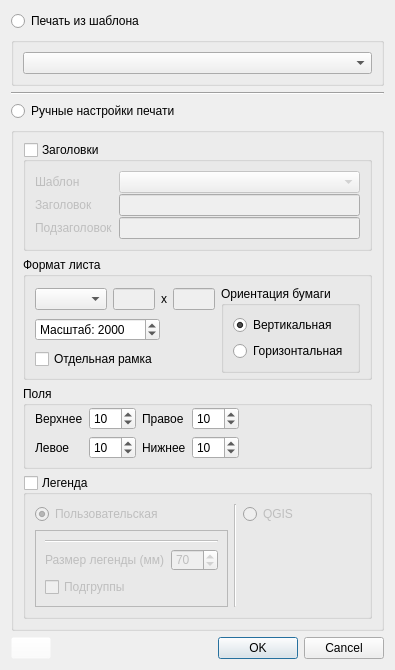
<?xml version="1.0" encoding="UTF-8"?>
<ui version="4.0">
 <class>PrintFragmentDialogBase</class>
 <widget class="QDialog" name="PrintFragmentDialogBase">
  <property name="geometry">
   <rect>
    <x>0</x>
    <y>0</y>
    <width>395</width>
    <height>615</height>
   </rect>
  </property>
  <property name="sizePolicy">
   <sizepolicy hsizetype="Preferred" vsizetype="Preferred">
    <horstretch>0</horstretch>
    <verstretch>0</verstretch>
   </sizepolicy>
  </property>
  <property name="minimumSize">
   <size>
    <width>0</width>
    <height>0</height>
   </size>
  </property>
  <property name="maximumSize">
   <size>
    <width>5000</width>
    <height>5000</height>
   </size>
  </property>
  <property name="windowTitle">
   <string>Печать фрагмента карты</string>
  </property>
  <property name="sizeGripEnabled">
   <bool>false</bool>
  </property>
  <property name="modal">
   <bool>false</bool>
  </property>
  <layout class="QVBoxLayout" name="verticalLayout_6">
   <item>
    <widget class="QRadioButton" name="radio_shablonPrint">
     <property name="text">
      <string>Печать из шаблона</string>
     </property>
    </widget>
   </item>
   <item>
    <widget class="QGroupBox" name="groupBox_ShablonPrint">
     <property name="title">
      <string/>
     </property>
     <property name="checkable">
      <bool>false</bool>
     </property>
     <property name="checked">
      <bool>false</bool>
     </property>
     <layout class="QVBoxLayout" name="verticalLayout_10">
      <item>
       <widget class="QComboBox" name="comboBox_3">
        <property name="maxVisibleItems">
         <number>30</number>
        </property>
       </widget>
      </item>
     </layout>
    </widget>
   </item>
   <item>
    <widget class="Line" name="line_3">
     <property name="orientation">
      <enum>Qt::Horizontal</enum>
     </property>
    </widget>
   </item>
   <item>
    <widget class="QRadioButton" name="radio_userPrint">
     <property name="text">
      <string>Ручные настройки печати</string>
     </property>
    </widget>
   </item>
   <item>
    <widget class="QgsCollapsibleGroupBox" name="groupBox_userPrint">
     <property name="title">
      <string/>
     </property>
     <property name="checkable">
      <bool>false</bool>
     </property>
     <property name="checked">
      <bool>false</bool>
     </property>
     <layout class="QVBoxLayout" name="verticalLayout">
      <item>
       <widget class="QgsCollapsibleGroupBox" name="groupBox_Headers">
        <property name="title">
         <string>Заголовки</string>
        </property>
        <property name="checkable">
         <bool>true</bool>
        </property>
        <property name="checked">
         <bool>false</bool>
        </property>
        <property name="collapsed">
         <bool>false</bool>
        </property>
        <layout class="QVBoxLayout" name="verticalLayout_7">
         <item>
          <layout class="QFormLayout" name="formLayout">
           <property name="horizontalSpacing">
            <number>6</number>
           </property>
           <property name="verticalSpacing">
            <number>1</number>
           </property>
           <item row="0" column="0">
            <widget class="QLabel" name="label_12">
             <property name="text">
              <string>Шаблон</string>
             </property>
            </widget>
           </item>
           <item row="0" column="1">
            <widget class="QComboBox" name="comboBox">
             <property name="toolTip">
              <string>Предустановленные заголовки при необходимости</string>
             </property>
             <property name="maxVisibleItems">
              <number>20</number>
             </property>
             <property name="sizeAdjustPolicy">
              <enum>QComboBox::AdjustToMinimumContentsLength</enum>
             </property>
            </widget>
           </item>
           <item row="1" column="0">
            <widget class="QLabel" name="label_11">
             <property name="text">
              <string>Заголовок</string>
             </property>
            </widget>
           </item>
           <item row="1" column="1">
            <widget class="QLineEdit" name="lineEdit_4">
             <property name="toolTip">
              <string>Текст заголовка при необходимости</string>
             </property>
            </widget>
           </item>
           <item row="2" column="0">
            <widget class="QLabel" name="label_4">
             <property name="text">
              <string>Подзаголовок</string>
             </property>
            </widget>
           </item>
           <item row="2" column="1">
            <widget class="QLineEdit" name="lineEdit_5">
             <property name="toolTip">
              <string>Текст подзаголовка при необходимости</string>
             </property>
            </widget>
           </item>
          </layout>
         </item>
        </layout>
       </widget>
      </item>
      <item>
       <widget class="QGroupBox" name="groupBox">
        <property name="title">
         <string>Формат листа</string>
        </property>
        <property name="flat">
         <bool>false</bool>
        </property>
        <layout class="QHBoxLayout" name="horizontalLayout_4">
         <property name="bottomMargin">
          <number>4</number>
         </property>
         <item>
          <layout class="QVBoxLayout" name="verticalLayout_3">
           <item>
            <layout class="QHBoxLayout" name="horizontalLayout_2">
             <item>
              <widget class="QComboBox" name="comboBox_2">
               <property name="sizePolicy">
                <sizepolicy hsizetype="Expanding" vsizetype="Fixed">
                 <horstretch>0</horstretch>
                 <verstretch>0</verstretch>
                </sizepolicy>
               </property>
               <property name="toolTip">
                <string>Размер листа бумаги</string>
               </property>
              </widget>
             </item>
             <item>
              <widget class="QLineEdit" name="lineEdit_2">
               <property name="enabled">
                <bool>false</bool>
               </property>
               <property name="sizePolicy">
                <sizepolicy hsizetype="Expanding" vsizetype="Fixed">
                 <horstretch>0</horstretch>
                 <verstretch>0</verstretch>
                </sizepolicy>
               </property>
               <property name="maximumSize">
                <size>
                 <width>70</width>
                 <height>16777215</height>
                </size>
               </property>
              </widget>
             </item>
             <item>
              <widget class="QLabel" name="label_3">
               <property name="text">
                <string>х</string>
               </property>
              </widget>
             </item>
             <item>
              <widget class="QLineEdit" name="lineEdit_3">
               <property name="enabled">
                <bool>false</bool>
               </property>
               <property name="maximumSize">
                <size>
                 <width>70</width>
                 <height>16777215</height>
                </size>
               </property>
              </widget>
             </item>
            </layout>
           </item>
           <item>
            <layout class="QHBoxLayout" name="horizontalLayout_3">
             <item>
              <widget class="QSpinBox" name="spinBox_scale">
               <property name="minimumSize">
                <size>
                 <width>0</width>
                 <height>0</height>
                </size>
               </property>
               <property name="prefix">
                <string>Масштаб: </string>
               </property>
               <property name="maximum">
                <number>1000000</number>
               </property>
               <property name="singleStep">
                <number>100</number>
               </property>
               <property name="value">
                <number>2000</number>
               </property>
              </widget>
             </item>
             <item>
              <spacer name="horizontalSpacer_3">
               <property name="orientation">
                <enum>Qt::Horizontal</enum>
               </property>
               <property name="sizeHint" stdset="0">
                <size>
                 <width>40</width>
                 <height>20</height>
                </size>
               </property>
              </spacer>
             </item>
            </layout>
           </item>
           <item>
            <widget class="QCheckBox" name="checkBox_Frame">
             <property name="toolTip">
              <string>Отдельная рамка в виде прозрачного прямоугольника вместо встроенной рамки карты. Позволяет в макете наносить маску под рамкой.</string>
             </property>
             <property name="text">
              <string>Отдельная рамка</string>
             </property>
             <property name="checked">
              <bool>false</bool>
             </property>
            </widget>
           </item>
          </layout>
         </item>
         <item>
          <widget class="QGroupBox" name="groupBox_2">
           <property name="title">
            <string>Ориентация бумаги</string>
           </property>
           <layout class="QVBoxLayout" name="verticalLayout_2">
            <item>
             <widget class="QRadioButton" name="radioButton">
              <property name="text">
               <string>Вертикальная</string>
              </property>
              <property name="checked">
               <bool>true</bool>
              </property>
             </widget>
            </item>
            <item>
             <widget class="QRadioButton" name="radioButton_2">
              <property name="text">
               <string>Горизонтальная</string>
              </property>
             </widget>
            </item>
           </layout>
          </widget>
         </item>
        </layout>
       </widget>
      </item>
      <item>
       <layout class="QHBoxLayout" name="horizontalLayout">
        <item>
         <widget class="QGroupBox" name="groupBox_6">
          <property name="title">
           <string>Поля</string>
          </property>
          <property name="flat">
           <bool>false</bool>
          </property>
          <layout class="QHBoxLayout" name="horizontalLayout_9">
           <property name="topMargin">
            <number>1</number>
           </property>
           <property name="bottomMargin">
            <number>7</number>
           </property>
           <item>
            <layout class="QGridLayout" name="gridLayout">
             <item row="0" column="0">
              <widget class="QLabel" name="label_6">
               <property name="text">
                <string>Верхнее</string>
               </property>
              </widget>
             </item>
             <item row="0" column="1">
              <widget class="QSpinBox" name="spinBox_Top">
               <property name="maximum">
                <number>500</number>
               </property>
               <property name="value">
                <number>10</number>
               </property>
              </widget>
             </item>
             <item row="0" column="2">
              <widget class="QLabel" name="label_9">
               <property name="text">
                <string>Правое</string>
               </property>
              </widget>
             </item>
             <item row="0" column="3">
              <widget class="QSpinBox" name="spinBox_Right">
               <property name="maximum">
                <number>500</number>
               </property>
               <property name="value">
                <number>10</number>
               </property>
              </widget>
             </item>
             <item row="1" column="0">
              <widget class="QLabel" name="label_7">
               <property name="text">
                <string>Левое</string>
               </property>
              </widget>
             </item>
             <item row="1" column="1">
              <widget class="QSpinBox" name="spinBox_Left">
               <property name="maximum">
                <number>500</number>
               </property>
               <property name="value">
                <number>10</number>
               </property>
              </widget>
             </item>
             <item row="1" column="2">
              <widget class="QLabel" name="label_10">
               <property name="text">
                <string>Нижнее</string>
               </property>
              </widget>
             </item>
             <item row="1" column="3">
              <widget class="QSpinBox" name="spinBox_Bottom">
               <property name="maximum">
                <number>500</number>
               </property>
               <property name="value">
                <number>10</number>
               </property>
              </widget>
             </item>
            </layout>
           </item>
           <item>
            <spacer name="horizontalSpacer_2">
             <property name="orientation">
              <enum>Qt::Horizontal</enum>
             </property>
             <property name="sizeHint" stdset="0">
              <size>
               <width>40</width>
               <height>20</height>
              </size>
             </property>
            </spacer>
           </item>
          </layout>
         </widget>
        </item>
       </layout>
      </item>
      <item>
       <widget class="QgsCollapsibleGroupBox" name="groupBox_Legend">
        <property name="minimumSize">
         <size>
          <width>0</width>
          <height>0</height>
         </size>
        </property>
        <property name="styleSheet">
         <string notr="true">QgsCollapsibleGroupBoxBasic::title, QgsCollapsibleGroupBox::title {  subcontrol-origin: margin;  subcontrol-position: top left;  margin-left: 20px;  margin-right: 5px;  left: 0px;  top: 2px;}QgsCollapsibleGroupBoxBasic::title, QgsCollapsibleGroupBox::title {  subcontrol-origin: margin;  subcontrol-position: top left;  margin-left: 20px;  margin-right: 5px;  left: 0px;  top: 2px;}</string>
        </property>
        <property name="title">
         <string>Легенда</string>
        </property>
        <property name="checkable">
         <bool>true</bool>
        </property>
        <property name="checked">
         <bool>false</bool>
        </property>
        <property name="collapsed">
         <bool>false</bool>
        </property>
        <property name="saveCheckedState">
         <bool>false</bool>
        </property>
        <layout class="QHBoxLayout" name="horizontalLayout_5">
         <item>
          <layout class="QVBoxLayout" name="verticalLayout_5">
           <item>
            <widget class="QRadioButton" name="radioButton_legenduser">
             <property name="toolTip">
              <string>Легенда, разбитая на отдельные элементы по слоям.</string>
             </property>
             <property name="text">
              <string>Пользовательская</string>
             </property>
             <property name="checked">
              <bool>true</bool>
             </property>
            </widget>
           </item>
           <item>
            <widget class="QFrame" name="frame_user">
             <property name="frameShape">
              <enum>QFrame::StyledPanel</enum>
             </property>
             <property name="frameShadow">
              <enum>QFrame::Raised</enum>
             </property>
             <layout class="QVBoxLayout" name="verticalLayout_4">
              <item>
               <widget class="Line" name="line_2">
                <property name="orientation">
                 <enum>Qt::Horizontal</enum>
                </property>
               </widget>
              </item>
              <item>
               <layout class="QFormLayout" name="formLayout_3">
                <item row="1" column="0">
                 <widget class="QCheckBox" name="checkBox_Layer_Header">
                  <property name="text">
                   <string>Подгруппы</string>
                  </property>
                 </widget>
                </item>
                <item row="0" column="1">
                 <widget class="QSpinBox" name="spinBox">
                  <property name="toolTip">
                   <string>Размер места, отведенного под легенду, внизу листа.</string>
                  </property>
                  <property name="maximum">
                   <number>200</number>
                  </property>
                  <property name="value">
                   <number>70</number>
                  </property>
                 </widget>
                </item>
                <item row="0" column="0">
                 <widget class="QLabel" name="label_5">
                  <property name="text">
                   <string>Размер легенды (мм)</string>
                  </property>
                 </widget>
                </item>
               </layout>
              </item>
             </layout>
            </widget>
           </item>
          </layout>
         </item>
         <item>
          <widget class="Line" name="line">
           <property name="orientation">
            <enum>Qt::Vertical</enum>
           </property>
          </widget>
         </item>
         <item>
          <layout class="QVBoxLayout" name="verticalLayout_8">
           <item>
            <widget class="QRadioButton" name="radioButton_legendauto">
             <property name="toolTip">
              <string>Встроенная легенда как один элемент макета.</string>
             </property>
             <property name="text">
              <string>QGIS</string>
             </property>
             <property name="checked">
              <bool>false</bool>
             </property>
            </widget>
           </item>
           <item>
            <spacer name="verticalSpacer_2">
             <property name="orientation">
              <enum>Qt::Vertical</enum>
             </property>
             <property name="sizeHint" stdset="0">
              <size>
               <width>20</width>
               <height>40</height>
              </size>
             </property>
            </spacer>
           </item>
          </layout>
         </item>
         <item>
          <spacer name="horizontalSpacer_4">
           <property name="orientation">
            <enum>Qt::Horizontal</enum>
           </property>
           <property name="sizeHint" stdset="0">
            <size>
             <width>87</width>
             <height>20</height>
            </size>
           </property>
          </spacer>
         </item>
        </layout>
       </widget>
      </item>
     </layout>
    </widget>
   </item>
   <item>
    <spacer name="verticalSpacer">
     <property name="orientation">
      <enum>Qt::Vertical</enum>
     </property>
     <property name="sizeHint" stdset="0">
      <size>
       <width>20</width>
       <height>0</height>
      </size>
     </property>
    </spacer>
   </item>
   <item>
    <layout class="QHBoxLayout" name="horizontalLayout_8">
     <item>
      <widget class="QPushButton" name="pushButton_about">
       <property name="toolTip">
        <string>О программе...</string>
       </property>
       <property name="styleSheet">
        <string notr="true">background-color: rgba(255, 255, 255, 0);</string>
       </property>
       <property name="text">
        <string/>
       </property>
       <property name="icon">
        <iconset>
         <normaloff>:/plugins/_PrintTools/comp_print/icons/about.png</normaloff>:/plugins/_PrintTools/comp_print/icons/about.png</iconset>
       </property>
      </widget>
     </item>
     <item>
      <spacer name="horizontalSpacer">
       <property name="orientation">
        <enum>Qt::Horizontal</enum>
       </property>
       <property name="sizeHint" stdset="0">
        <size>
         <width>40</width>
         <height>20</height>
        </size>
       </property>
      </spacer>
     </item>
     <item>
      <widget class="QDialogButtonBox" name="button_box">
       <property name="orientation">
        <enum>Qt::Horizontal</enum>
       </property>
       <property name="standardButtons">
        <set>QDialogButtonBox::Cancel|QDialogButtonBox::Ok</set>
       </property>
      </widget>
     </item>
    </layout>
   </item>
  </layout>
 </widget>
 <customwidgets>
  <customwidget>
   <class>QgsCollapsibleGroupBox</class>
   <extends>QGroupBox</extends>
   <header>qgscollapsiblegroupbox.h</header>
   <container>1</container>
  </customwidget>
 </customwidgets>
 <tabstops>
  <tabstop>groupBox_ShablonPrint</tabstop>
  <tabstop>comboBox_3</tabstop>
  <tabstop>comboBox</tabstop>
  <tabstop>comboBox_2</tabstop>
  <tabstop>lineEdit_2</tabstop>
  <tabstop>lineEdit_3</tabstop>
  <tabstop>radioButton</tabstop>
  <tabstop>radioButton_2</tabstop>
  <tabstop>spinBox</tabstop>
 </tabstops>
 <resources/>
 <connections>
  <connection>
   <sender>button_box</sender>
   <signal>accepted()</signal>
   <receiver>PrintFragmentDialogBase</receiver>
   <slot>accept()</slot>
   <hints>
    <hint type="sourcelabel">
     <x>160</x>
     <y>734</y>
    </hint>
    <hint type="destinationlabel">
     <x>20</x>
     <y>20</y>
    </hint>
   </hints>
  </connection>
  <connection>
   <sender>button_box</sender>
   <signal>rejected()</signal>
   <receiver>PrintFragmentDialogBase</receiver>
   <slot>reject()</slot>
   <hints>
    <hint type="sourcelabel">
     <x>160</x>
     <y>734</y>
    </hint>
    <hint type="destinationlabel">
     <x>20</x>
     <y>20</y>
    </hint>
   </hints>
  </connection>
  <connection>
   <sender>radioButton_legenduser</sender>
   <signal>toggled(bool)</signal>
   <receiver>frame_user</receiver>
   <slot>setEnabled(bool)</slot>
   <hints>
    <hint type="sourcelabel">
     <x>129</x>
     <y>457</y>
    </hint>
    <hint type="destinationlabel">
     <x>126</x>
     <y>475</y>
    </hint>
   </hints>
  </connection>
  <connection>
   <sender>radio_userPrint</sender>
   <signal>toggled(bool)</signal>
   <receiver>groupBox_userPrint</receiver>
   <slot>setEnabled(bool)</slot>
   <hints>
    <hint type="sourcelabel">
     <x>182</x>
     <y>118</y>
    </hint>
    <hint type="destinationlabel">
     <x>245</x>
     <y>132</y>
    </hint>
   </hints>
  </connection>
  <connection>
   <sender>radio_shablonPrint</sender>
   <signal>toggled(bool)</signal>
   <receiver>groupBox_ShablonPrint</receiver>
   <slot>setEnabled(bool)</slot>
   <hints>
    <hint type="sourcelabel">
     <x>95</x>
     <y>26</y>
    </hint>
    <hint type="destinationlabel">
     <x>240</x>
     <y>49</y>
    </hint>
   </hints>
  </connection>
 </connections>
</ui>
